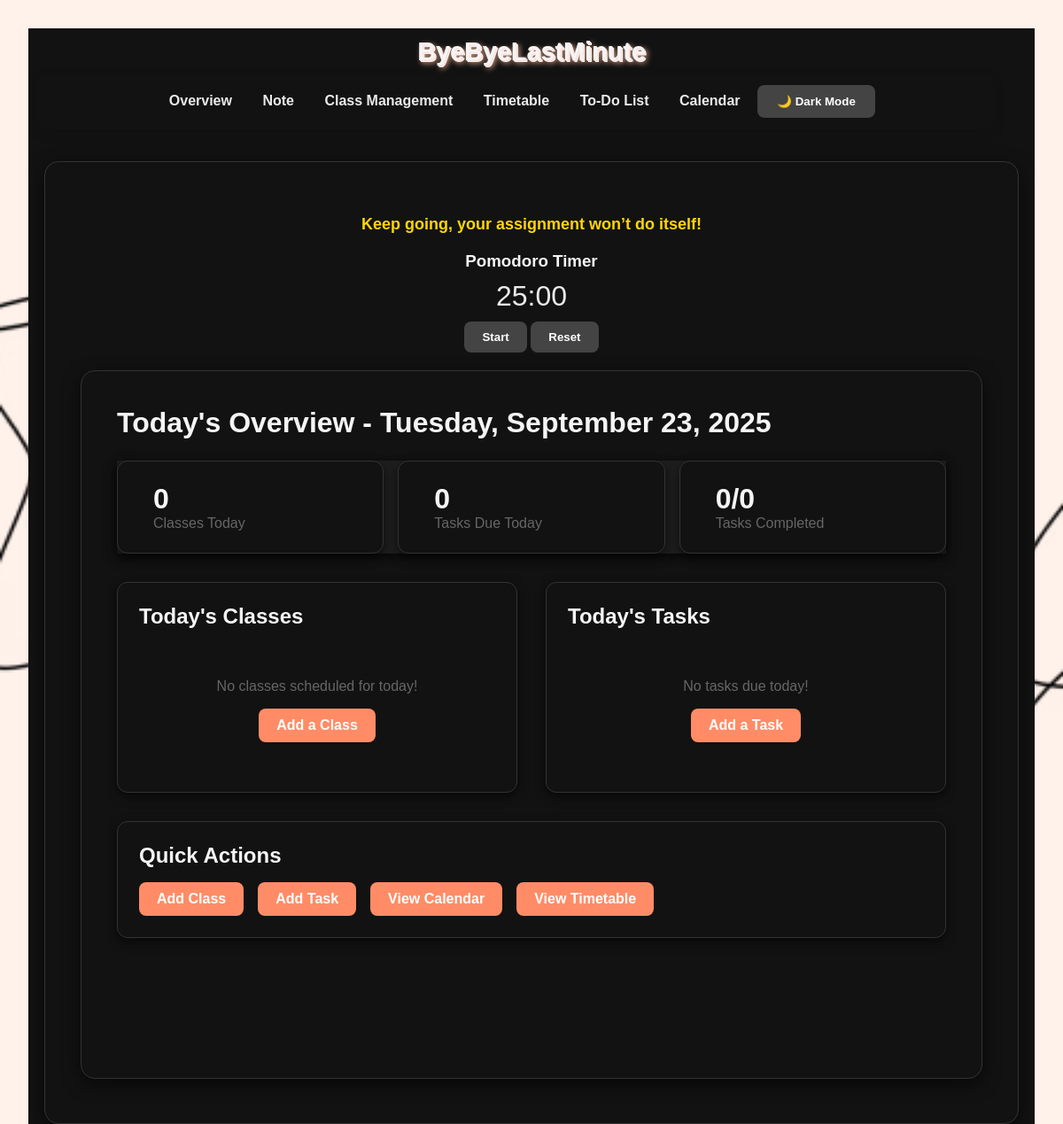
The app's page /, older data.
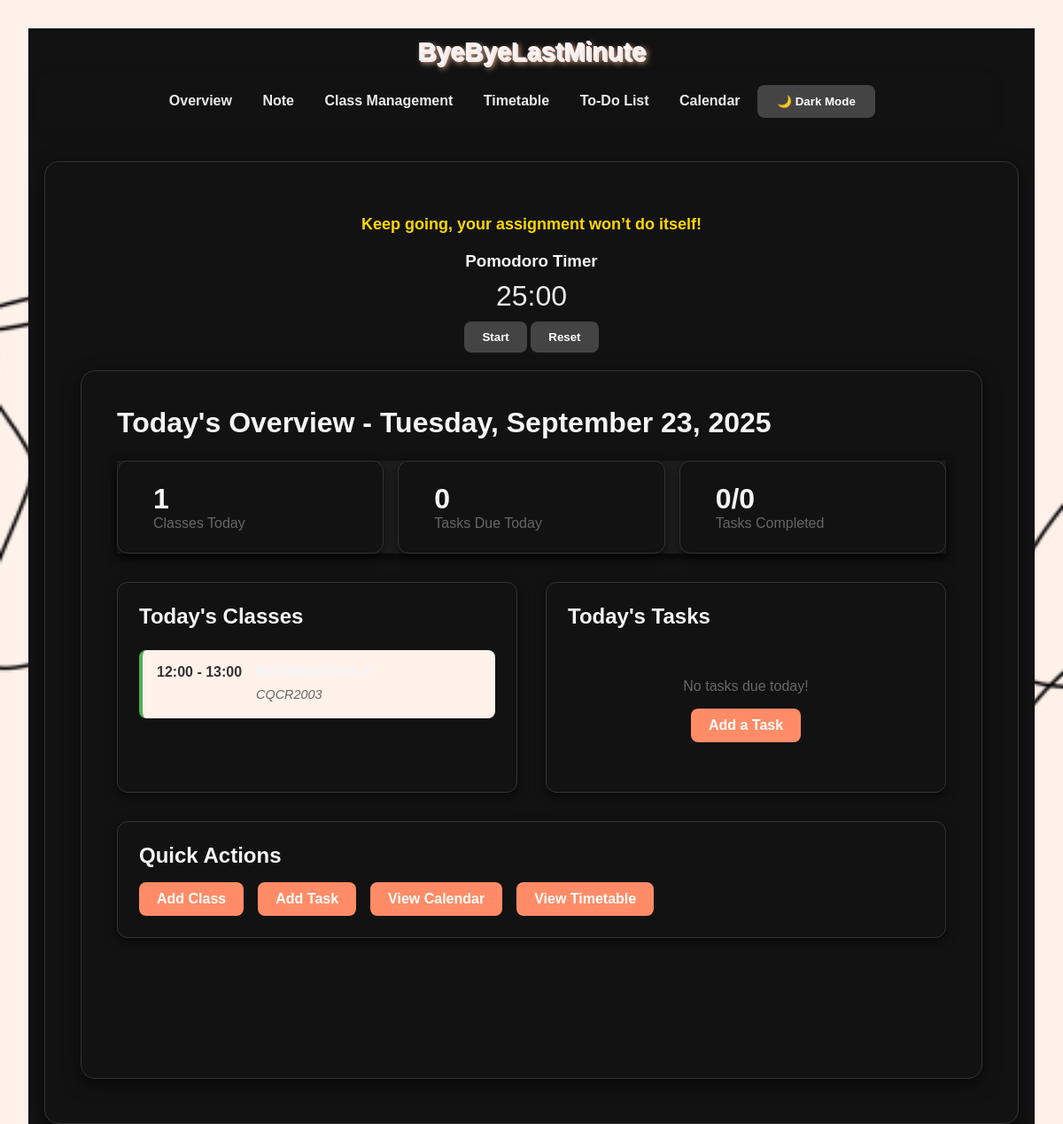
The same page, newer data.
### tables this page shows
CREATE TABLE classes (
                id INTEGER PRIMARY KEY AUTOINCREMENT,
                name TEXT NOT NULL,
                day TEXT NOT NULL,
                start_time TEXT NOT NULL,
                end_time TEXT NOT NULL,
                location TEXT NOT NULL,
                notes TEXT
            );

### app.py (the view)
@app.route('/')
def home():
    current_date = datetime.now().strftime("%A, %B %d, %Y")
    current_day = datetime.now().strftime("%A")
    with get_db_connection() as conn:
        today_classes = conn.execute(
            "SELECT * FROM classes WHERE day = ? ORDER BY start_time",
            (current_day,)
        ).fetchall()
    today_str = datetime.now().strftime("%Y-%m-%d")
    today_tasks = []
    with get_db_connection() as conn:
        rows = conn.execute(
            "SELECT * FROM todos WHERE due_date = ? ORDER BY due_time",
            (today_str,)
        ).fetchall()
        today_tasks = [Todo(**dict(row)) for row in rows]
    completed_tasks = sum(1 for task in today_tasks if task.is_done)
    return render_template('home.html',
                         current_date=current_date,
                         today_classes=today_classes,
                         today_tasks=today_tasks,
                         completed_tasks=completed_tasks)

### app.py (called while the page is built)
def get_db_connection():
    conn = sqlite3.connect(DB_NAME, timeout=10)
    conn.row_factory = sqlite3.Row
    return conn

@app.context_processor
def inject_vapid_key():
    return dict(VAPID_PUBLIC_KEY=VAPID_PUBLIC_KEY)

### templates/home.html (shortened to what this page needs)
{% extends "base.html" %}
{% block content %}
<main class="container">
  <h1>Today's Overview - {{ current_date }}</h1>
  <div class="today-summary">
    <div class="summary-card">
      <div class="summary-content">
        <h3>{{ today_classes|length }}</h3>
        <p>Classes Today</p>
      </div>
    </div>
    <div class="summary-card">
      <div class="summary-content">
        <h3>{{ today_tasks|length }}</h3>
        <p>Tasks Due Today</p>
      </div>
    </div>
    <div class="summary-card">
      <div class="summary-content">
        <h3>{{ completed_tasks }}/{{ today_tasks|length }}</h3>
        <p>Tasks Completed</p>
      </div>
    </div>
  </div>
  <div class="overview-columns">
    <div class="overview-section">
      <h2>Today's Classes</h2>
      {% if today_classes %}
        <div class="class-list">
          {% for class in today_classes %}
          <div class="class-item">
            <div class="class-time">
              <span class="time-range">{{ class.start_time }} - {{ class.end_time }}</span>
            </div>
            <div class="class-details">
              <h4>{{ class.name }}</h4>
              <p class="class-location">{{ class.location }}</p>
            </div>
          </div>
          {% endfor %}
        </div>
      {% else %}
        <div class="empty-state">
          <p>No classes scheduled for today! </p>
          <a href="{{ url_for('add_class') }}" class="button secondary">Add a Class</a>
        </div>
      {% endif %}
    </div>
    <div class="overview-section">
      <h2>Today's Tasks</h2>
      {% if today_tasks %}
        <div class="task-list">
          {% for task in today_tasks %}
          <div class="task-item {% if task.is_done %}completed{% endif %}">
            <div class="task-checkbox">
              <input type="checkbox" {% if task.is_done %}checked{% endif %} disabled>
            </div>
            <div class="task-details">
              <h4>{{ task.task }}</h4>
              <p class="task-time">
                {% if task.due_time %}
                {{ task.due_time }}
                {% else %}
                All Day
                {% endif %}
              </p>
            </div>
            <div class="task-actions">
              <a href="{{ url_for('edit_todo', todo_id=task.id) }}" class="small-btn">Edit</a>
            </div>
          </div>
          {% endfor %}
        </div>
      {% else %}
        <div class="empty-state">
          <p>No tasks due today! </p>
          <a href="{{ url_for('add_todo') }}" class="button secondary">Add a Task</a>
        </div>
      {% endif %}
    </div>
  </div>
  <div class="quick-actions">
    <h2>Quick Actions</h2>
    <div class="action-buttons">
      <a href="{{ url_for('add_class') }}" class="button secondary">Add Class</a>
      <a href="{{ url_for('add_todo') }}" class="button secondary">Add Task</a>
      <a href="{{ url_for('calendar_view') }}" class="button secondary">View Calendar</a>
      <a href="{{ url_for('timetable') }}" class="button secondary">View Timetable</a>
    </div>
  </div>
</main>
{% endblock %}

Row changes from the older to the newer data that the page shows:
added classes: start_time "12:00", end_time "13:00", location "CQCR2003"
Text that changed along with them:
{{ today_classes|length }}: "0" → "1"
text no longer shown: "No classes scheduled for today! Add a Class"
